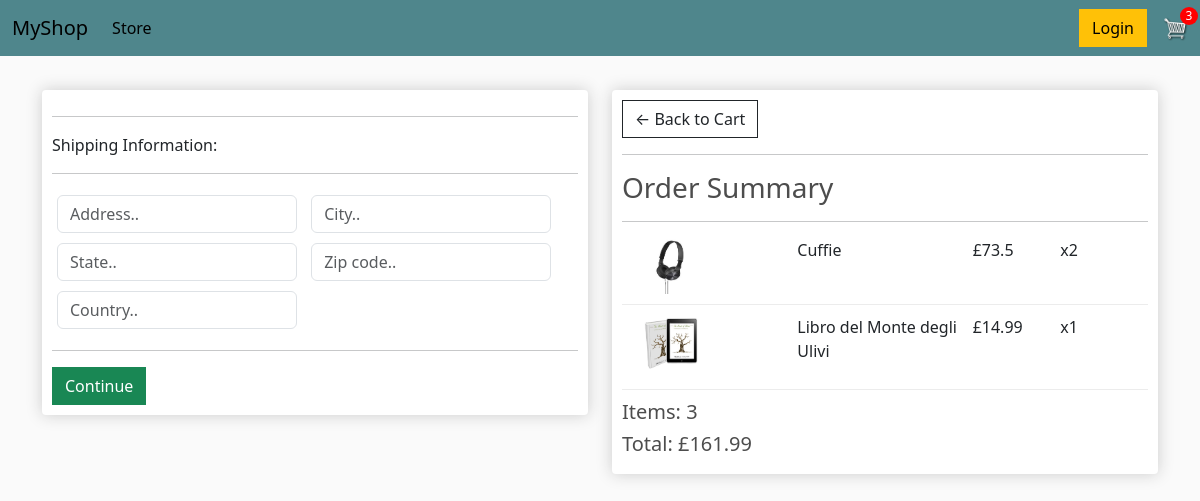
Screenshot of /checkout/ (signed in) with the database file from the repository.
### store/models.py (models this page shows, shortened)
class OrderItem(models.Model):
	product = models.ForeignKey(Product, on_delete=models.SET_NULL, null=True)
	order = models.ForeignKey(Order, on_delete=models.SET_NULL, null=True)
	quantity = models.IntegerField(default=0, null=True, blank=True)
	date_added = models.DateTimeField(auto_now_add=True)
	@property
	def get_total(self):
		return self.product.price * self.quantity

class Product(models.Model):
	name = models.CharField(max_length=200)
	price = models.FloatField()
	digital = models.BooleanField(default=False, null=True, blank=True)
	image = models.ImageField(null=True, blank=True)
	@property
	def imageURL(self):
		try:
			url = url = '/static/images/' + str(self.image).split('/')[-1]
		except Exception:
			url = ''
		return url

class Order(models.Model):
	customer = models.ForeignKey(Customer, on_delete=models.SET_NULL, null=True, blank=True)
	date_ordered = models.DateTimeField(auto_now_add=True)
	complete = models.BooleanField(default=False)
	transaction_id = models.CharField(max_length=100, null=True)
	@property
	def shipping(self):
		shipping = False
		orderitems = self.orderitem_set.all()
		for i in orderitems:
			if not i.product.digital:
				shipping = True
		return shipping
	@property
	def get_cart_total(self):
		orderitems = self.orderitem_set.all()
		total = sum([item.get_total for item in orderitems])
		return total
	@property
	def get_cart_items(self):
		orderitems = self.orderitem_set.all()
		total = sum([item.quantity for item in orderitems])
		return total

### store/views.py (the view)
# urls.py: path('checkout/', views.checkout, name="checkout"),
def checkout(request):
    data = cartData(request)
    items = data['items']
    order = data['order']
    cartItems = data['cartItems']
    context = {'items': items, 'order': order, 'cartItems': cartItems}
    return render(request, 'store/checkout.html', context)

### store/utils.py (called while the page is built)
def cartData(request):
    if request.user.is_authenticated:
        customer = request.user.customer
        order, created = Order.objects.get_or_create(customer=customer, complete=False)
        items = order.orderitem_set.all()
        cartItems = order.get_cart_items
    else:
        cookieData = cookieCart(request)
        items = cookieData['items']
        order = cookieData['order']
        cartItems = cookieData['cartItems']
    return {'items': items, 'order': order, 'cartItems': cartItems}

### store/templates/store/checkout.html (shortened to what this page needs)
{% extends 'store/main.html' %}
{% load static %}
{% block content %}
<div class="row">
    <div class="col-lg-6">
        <div class="box-element" id="form-wrapper">
            <form id="form">
                <div id="shipping-info">
                    <hr>
                    <p>Shipping Information:</p>
                    <hr>
                    <div class="form-field">
                        <input class="form-control" type="text" name="address" placeholder="Address..">
                    </div>
                    <div class="form-field">
                        <input class="form-control" type="text" name="city" placeholder="City..">
                    </div>
                    <div class="form-field">
                        <input class="form-control" type="text" name="state" placeholder="State..">
                    </div>
                    <div class="form-field">
                        <input class="form-control" type="text" name="zipcode" placeholder="Zip code..">
                    </div>
                    <div class="form-field">
                        <input class="form-control" type="text" name="country" placeholder="Country..">
                    </div>
                </div>
                <hr>
                <input id="form-button" class="btn btn-success btn-block" type="submit" value="Continue">
            </form>
        </div>
        <br>
    </div>
    <div class="col-lg-6">
        <div class="box-element">
            <a class="btn btn-outline-dark" href="{% url 'cart' %}">&#x2190; Back to Cart</a>
            <hr>
            <h3>Order Summary</h3>
            <hr>
            {% for item in items %}
            <div class="cart-row">
                <div style="flex:2"><img class="row-image" src="{{ item.product.imageURL }}"></div>
                <div style="flex:2"><p>{{ item.product.name }}</p></div>
                <div style="flex:1"><p>£{{ item.product.price }}</p></div>
                <div style="flex:1"><p>x{{ item.quantity }}</p></div>
            </div>
            {% endfor %}
            <h5>Items: {{ order.get_cart_items }}</h5>
            <h5>Total: £{{ order.get_cart_total|floatformat:2 }}</h5>
        </div>
    </div>
</div>
{% endblock content %}

### static/css/main.css (style rules this page uses)
body { background-color: hsl(0, 0%, 98%); }
h1, h2, h3, h4, h5, h6 { color: hsl(0, 0%, 30%); }
.box-element { box-shadow: hsl(0, 0%, 80%) 0 0 16px; background-color: #fff; border-radius: 4px; padding: 10px; }
.col-lg-4, .col-lg-6, .col-lg-8, .col-lg-12 { margin-top: 10px; }
.btn { border-radius: 0; }
.row-image { width: 100px; }
.form-field { width: 250px; display: inline-block; padding: 5px; }
.cart-row { display: flex; align-items: stretch; padding-bottom: 10px; margin-bottom: 10px; border-bottom: 1px solid #ececec; }

### rows the page displays
OrderItem: product.imageURL (picture), product.name "Cuffie", product.price "73.5", quantity "2"
OrderItem: product.imageURL (picture), product.name "Libro del Monte degli Ulivi", product.price "14.99", quantity "1"
Order: get_cart_items "3", get_cart_total "161.99"

### other values shown
{{ cartItems }} "3"
